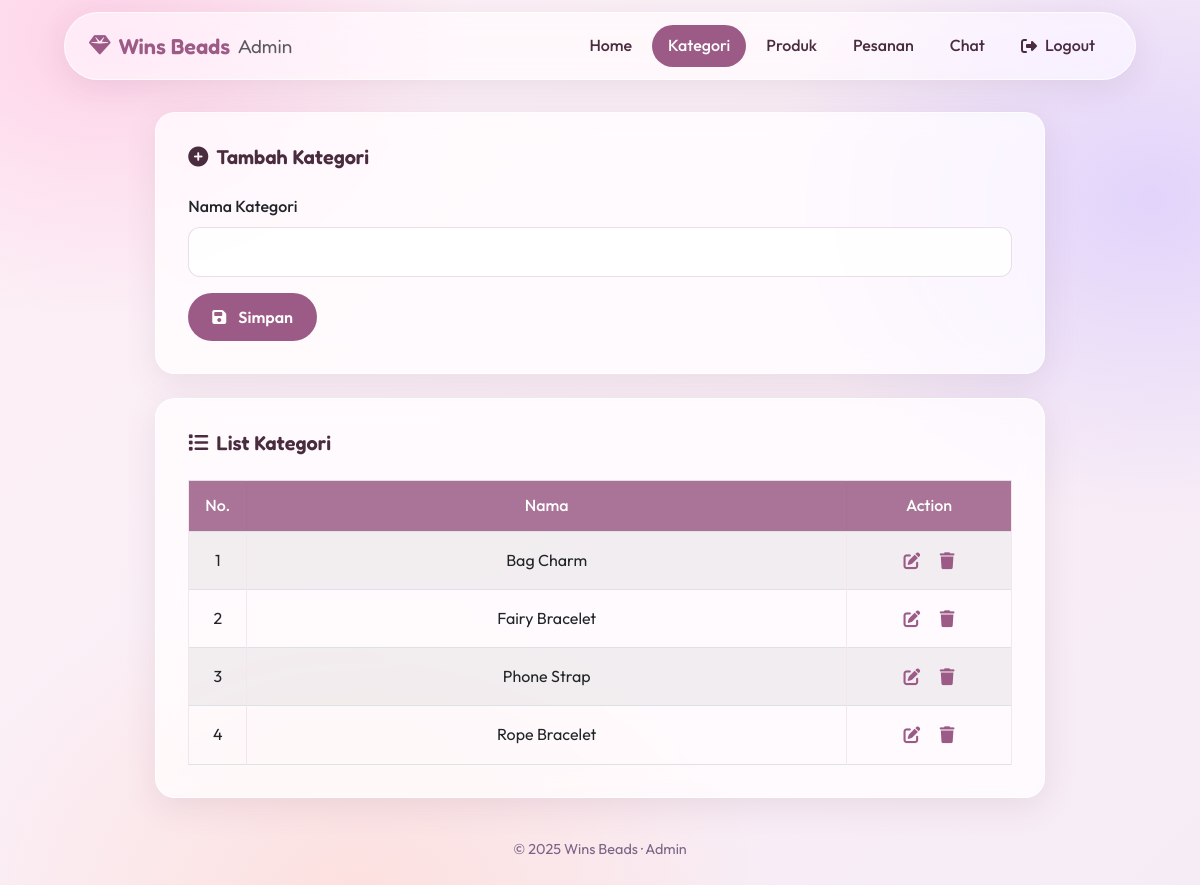
Page /admin/kategori.php (signed in) on the committed database.
### tables this page shows
CREATE TABLE `kategori` (
  `id` int(11) NOT NULL,
  `nama` varchar(100) DEFAULT NULL
);

### config/security.php (called while the page is built, shortened)
<?php
function e($teks): string
{
    return htmlspecialchars((string) $teks, ENT_QUOTES | ENT_SUBSTITUTE, 'UTF-8');
}

### admin/kategori.php (the view, shortened to what this page needs)
<?php
require "../config/init.php";
$queryKategori = mysqli_query($con, "SELECT * FROM kategori ORDER BY nama");
$jumlahKategori = mysqli_num_rows($queryKategori);
?>
<!DOCTYPE html>
<html lang="en">
<head>
    <?php $pageTitle = "Kategori Admin"; $base = "../"; require "../head.php"; ?>
</head>
<body class="admin-body">
    <?php require "navbar.php" ?>
    <div class="container admin-main">
        <div class="row justify-content-center">
            <div class="col-lg-10">
                <div class="card">
                    <div class="card-body">
                        <h4 class="mb-3"><i class="fas fa-plus-circle me-2"></i>Tambah Kategori</h4>
                        <form action="" method="post">
                            <div class="mb-3">
                                <label for="kategori" class="form-label">Nama Kategori</label>
                                <input type="text" id="kategori" name="kategori" class="form-control" required>
                            </div>
                            <button class="btn custom-btn" type="submit" name="simpan_kategori">
                                <i class="fas fa-save me-1"></i> Simpan
                            </button>
                        </form>
                    </div>
                </div>
                <div class="card">
                    <div class="card-body">
                        <h4 class="mb-3"><i class="fas fa-list me-2"></i>List Kategori</h4>
                        <div class="table-responsive">
                            <table class="table table-striped table-hover table-bordered text-center align-middle">
                                <thead class="table-light">
                                    <tr>
                                        <th style="width:5%;">No.</th>
                                        <th>Nama</th>
                                        <th style="width:20%;">Action</th>
                                    </tr>
                                </thead>
                                <tbody>
                                    <?php if ($jumlahKategori == 0) { ?>
                                        <tr><td colspan="3">Tidak ada data kategori</td></tr>
                                    <?php } else {
                                        $number = 1;
                                        while ($data = mysqli_fetch_array($queryKategori)) { ?>
                                            <tr>
                                                <td><?= $number++; ?></td>
                                                <td><?= e($data['nama']); ?></td>
                                                <td>
                                                    <button class="btn btn-table" data-bs-toggle="modal" data-bs-target="#editModal<?= $data['id']; ?>">
                                                        <i class="fas fa-edit"></i>
                                                    </button>
                                                    <form action="" method="post" class="d-inline" onsubmit="return confirm('Yakin ingin menghapus kategori ini?');">
                                                        <button type="submit" name="hapus_kategori" class="btn btn-table">
                                                            <i class="fas fa-trash"></i>
                                                        </button>
                                                    </form>
                                                </td>
                                            </tr>
                                    <?php }
                                    } ?>
                                </tbody>
                            </table>
                        </div>
                    </div>
                </div>
                <p class="footer-copy text-center border-0">&copy; 2025 Wins Beads &middot; Admin</p>
            </div>
        </div>
    </div>
</body>
</html>

### assets/css/style.css (style rules this page uses)
:root { --primary: #9c5b86; --primary-hover: #7d4264; --primary-soft: rgba(156, 91, 134, 0.12); --ink: #4a2c3f; --ink-muted: #7a6486; --white: #fff; --glass-bg: rgba(255, 255, 255, 0.55); --glass-bg-strong: rgba(255, 255, 255, 0.72); --glass-border: rgba(255, 255, 255, 0.75); --glass-blur: blur(14px) saturate(140%); --glass-shadow: 0 8px 32px rgba(120, 70, 110, 0.12); --glass-shadow-hover: 0 14px 36px rgba(120, 70, 110, 0.2); --font-heading: 'Fredoka', sans-serif; --font-body: 'Outfit', sans-serif; --space-1: 4px; --space-2: 8px; --space-3: 12px; --space-4: 16px; --space-5: 24px; --space-6: 32px; --space-7: 48px; --space-8: 72px; --radius-sm: 12px; --radius-md: 20px; --radius-pill: 999px; --container: 1120px; }
*, *::before, *::after { box-sizing: border-box; }
html { scroll-behavior: smooth; }
body { font-family: var(--font-body); color: var(--ink); line-height: 1.6; min-height: 100vh; display: flex; flex-direction: column; background: radial-gradient(520px 420px at 8% 4%, rgba(255, 196, 226, 0.65), transparent 70%), radial-gradient(560px 460px at 96% 22%, rgba(206, 190, 255, 0.55), transparent 70%), radial-gradient(600px 480px at 30% 100%, rgba(255, 214, 205, 0.6), transparent 70%), linear-gradient(135deg, #fdf1f6, #f6ecf6); background-attachment: fixed; }
h1, h2, h3, h4, h5 { font-family: var(--font-heading); color: var(--ink); line-height: 1.25; margin: 0; }
.container { max-width: var(--container); padding-inline: var(--space-5); }
.btn.custom-btn { display: inline-flex; align-items: center; justify-content: center; gap: var(--space-2); padding: var(--space-3) var(--space-5); border: 0; border-radius: var(--radius-pill); background: var(--primary); color: var(--white); font-weight: 600; transition: background-color .2s ease, transform .2s ease; }
.btn-table { background: transparent; border: 0; padding: var(--space-1) var(--space-2); color: var(--primary); font-size: 1.05rem; }
.form-label { font-weight: 500; margin-bottom: var(--space-2); }
.form-control, .form-select { padding: var(--space-3) var(--space-4); border: 1px solid rgba(156, 91, 134, .2); border-radius: var(--radius-sm); background: rgba(255, 255, 255, .85); color: var(--ink); font-family: var(--font-body); }
.footer-copy { margin: var(--space-5) 0 0; padding-top: var(--space-4); border-top: 1px solid rgba(156, 91, 134, .15); color: var(--ink-muted); font-size: .9rem; }
.admin-body { min-height: 100vh; }
.admin-main { padding-block: var(--space-6) var(--space-7); }
.admin-body .card { margin-bottom: var(--space-5); border: 1px solid var(--glass-border); border-radius: var(--radius-md); background: var(--glass-bg-strong); -webkit-backdrop-filter: var(--glass-blur); backdrop-filter: var(--glass-blur); box-shadow: var(--glass-shadow); overflow: hidden; }
.admin-body .card-body { padding: var(--space-6); }
.admin-body .card-body h4 { font-size: 1.25rem; font-weight: 600; margin-bottom: var(--space-5) !important; }
.admin-body .table { --bs-table-bg: transparent; margin-bottom: 0; }
.admin-body .table > :not(caption) > * > * { padding: var(--space-3) var(--space-4); border-color: rgba(156, 91, 134, .12); }
.admin-body thead.table-light th, .admin-body .table-header th, .admin-body .table-header { background: rgba(156, 91, 134, .85) !important; color: var(--white) !important; font-weight: 500; }

### rows in the picture
kategori: nama "Bag Charm"
kategori: nama "Fairy Bracelet"
kategori: nama "Phone Strap"
kategori: nama "Rope Bracelet"
